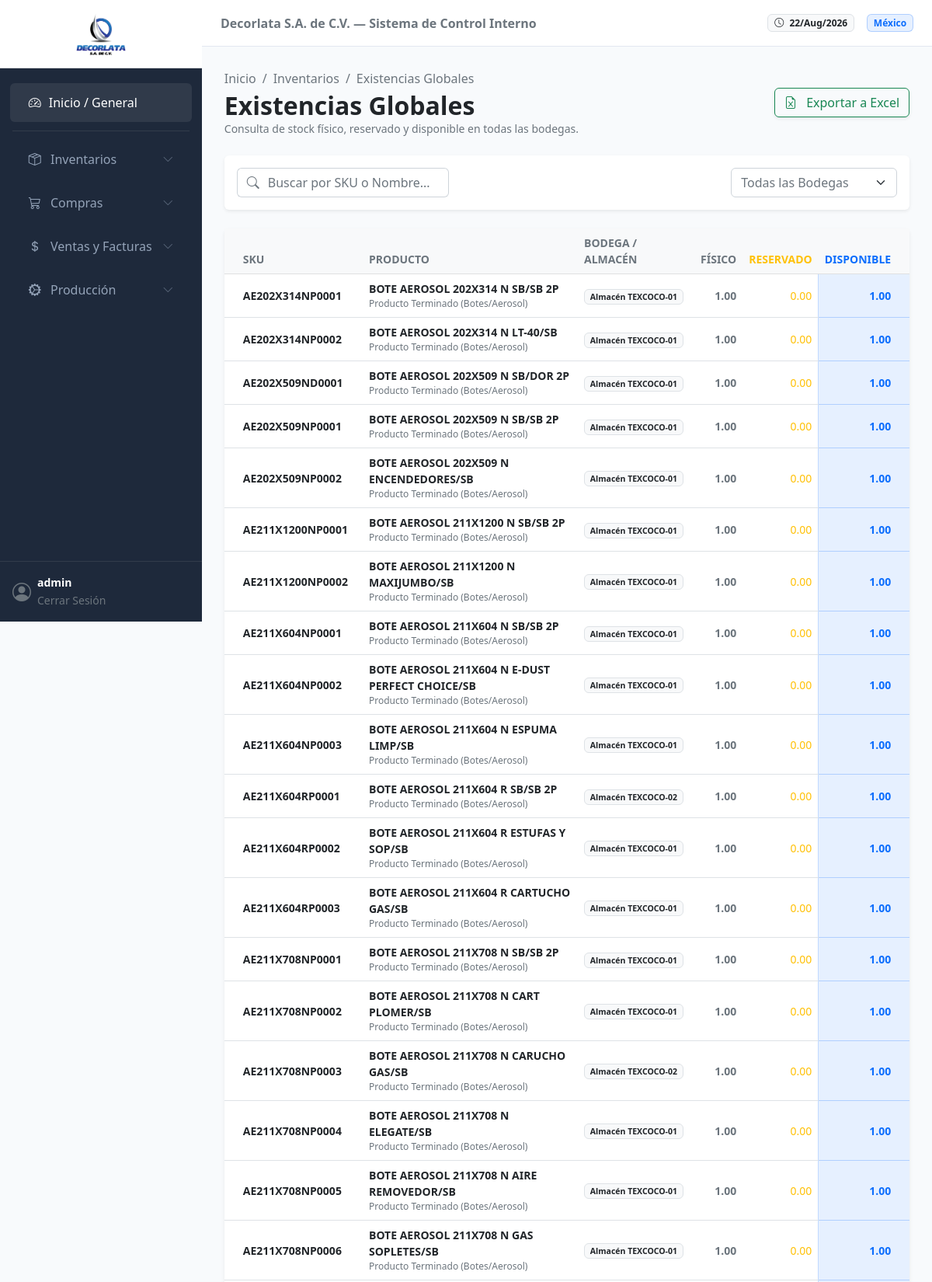
The page /inventario/existencias/ (signed in, upper part) on the database its author committed.
### inventario/models.py (models this page shows, shortened)
class Stock(models.Model):
    producto = models.ForeignKey(Producto, on_delete=models.CASCADE)
    bodega = models.ForeignKey(Bodega, on_delete=models.PROTECT)
    cantidad = models.DecimalField(
        max_digits=18, decimal_places=6, default=Decimal('0.000000'), validators=[MinValueValidator(Decimal('0.000000'))]
    )
    cantidad_reservada = models.DecimalField(
        max_digits=18, decimal_places=6, default=Decimal('0.000000'),
        help_text="Stock apartado para Órdenes de Producción o Pedidos de Venta"
    )
    ubicacion_especifica = models.CharField(max_length=50, blank=True, null=True, help_text="Ej: Pasillo A, Estante 4")
    stock_minimo = models.DecimalField(max_digits=18, decimal_places=6, default=Decimal('0.000000'), help_text="Alerta de stock mínimo")
    fecha_ultima_actualizacion = models.DateTimeField(auto_now=True)
    class Meta:
        verbose_name = "Existencia (Stock)"
        verbose_name_plural = "Existencias por Ubicación"
        unique_together = ('producto', 'bodega')
    @property
    def cantidad_disponible(self):
        return self.cantidad - self.cantidad_reservada

class Producto(models.Model):
    MATERIA_PRIMA = 'MP'
    COMPONENTE = 'CP'
    PRODUCTO_TERMINADO = 'PT'
    TIPO_PRODUCTO_CHOICES = [
        (MATERIA_PRIMA, 'Materia Prima (Químicos/Hojalata)'),
        (COMPONENTE, 'Componente (Válvulas/Tapas)'),
        (PRODUCTO_TERMINADO, 'Producto Terminado (Botes/Aerosol)'),
    ]
    nombre = models.CharField(max_length=255)
    sku = models.CharField(max_length=50, unique=True, help_text="Ej: AE-001 (Aerosol) o MP-BAR-EPO (Barniz)")
    descripcion = models.TextField(blank=True, null=True)
    tipo = models.CharField(max_length=2, choices=TIPO_PRODUCTO_CHOICES, default=PRODUCTO_TERMINADO)
    unidad_medida = models.ForeignKey(UnidadMedida, on_delete=models.PROTECT, help_text="Ej: Pza, Kg")
    moneda_base_costo = models.ForeignKey(
        Moneda, on_delete=models.PROTECT, related_name='productos_costo', help_text="Moneda en la que se rastrea el costo promedio"
    )
    moneda_base_venta = models.ForeignKey(
        Moneda, on_delete=models.PROTECT, related_name='productos_venta', help_text="Moneda de referencia para precios de venta"
    )
    costo_promedio_mxn = models.DecimalField(
        max_digits=18, decimal_places=6, default=Decimal('0.000000'), help_text="Costo promedio unitario en MXN para contabilidad"
    )
    class Meta:
        verbose_name = "Producto"
        verbose_name_plural = "Catálogo de Productos"

class Bodega(models.Model):
    codigo = models.CharField(max_length=20, unique=True)
    nombre = models.CharField(max_length=100)
    descripcion = models.TextField(blank=True, null=True)
    class Meta:
        verbose_name = "Bodega / Almacén"
        verbose_name_plural = "Bodegas / Almacenes"

### inventario/views.py (the view)
# urls.py: path('existencias/', views.existencias_view, name='existencias'),
@login_required
def existencias_view(request):
    existencias = Stock.objects.select_related('producto', 'bodega').all().order_by('producto__sku', 'bodega__nombre')
    query = request.GET.get('q', '').strip()
    bodega_id = request.GET.get('bodega', '').strip()
    if query:
        existencias = existencias.filter(
            Q(producto__sku__icontains=query) | Q(producto__nombre__icontains=query)
        )
    if bodega_id:
        existencias = existencias.filter(bodega_id=bodega_id)
    if request.headers.get('HX-Request'):
        return render(request, 'inventario/partials/_tabla_existencias.html', {'existencias': existencias})
    bodegas = Bodega.objects.all() # Traemos las bodegas reales para el filtro
    return render(request, 'inventario/existencias.html', {
        'existencias': existencias,
        'bodegas': bodegas,
        'query': query
    })

### inventario/templates/inventario/existencias.html (shortened to what this page needs)
{% extends 'general/base.html' %}
{% load static %}
{% block content %}
<div class="d-flex justify-content-between align-items-center mb-4 flex-wrap gap-3">
    <div>
        <nav aria-label="breadcrumb">
            <ol class="breadcrumb mb-1 small">
                <li class="breadcrumb-item"><a href="{% url 'general:dashboard' %}" class="text-decoration-none text-muted">Inicio</a></li>
                <li class="breadcrumb-item"><a href="#" class="text-decoration-none text-muted">Inventarios</a></li>
                <li class="breadcrumb-item active" aria-current="page">Existencias Globales</li>
            </ol>
        </nav>
        <h2 class="fw-bold text-dark mb-0">Existencias Globales</h2>
        <p class="text-muted mb-0 small">Consulta de stock físico, reservado y disponible en todas las bodegas.</p>
    </div>
    <div>
        <button class="btn btn-outline-success shadow-sm" title="Exportar a Excel">
            <i class="bi bi-file-earmark-excel me-2"></i> Exportar a Excel
        </button>
    </div>
</div>
<div class="card border-0 shadow-sm mb-4">
    <div class="card-body p-3">
        <div class="row g-3 align-items-center">
            <div class="col-12 col-md-6 col-lg-4">
                <div class="input-group">
                    <span class="input-group-text bg-white border-end-0 text-muted"><i class="bi bi-search"></i></span>
                    <input type="text"
                        value="{{ query }}"
                        class="form-control border-start-0 ps-0"
                        placeholder="Buscar por SKU o Nombre..."
                        name="q"
                        hx-get="{% url 'inventario:existencias' %}"
                        hx-trigger="keyup changed delay:400ms, search"
                        hx-target="#tabla-existencias-container"
                        hx-indicator="#loading-indicator"
                        hx-include="[name='bodega']">
                </div>
            </div>
            <div class="col-12 col-md-6 col-lg-8 d-flex justify-content-md-end gap-2">
                <select class="form-select w-auto text-muted small" name="bodega"
                        hx-get="{% url 'inventario:existencias' %}"
                        hx-trigger="change"
                        hx-target="#tabla-existencias-container"
                        hx-include="[name='q']">
                    <option value="">Todas las Bodegas</option>
                </select>
            </div>
        </div>
    </div>
</div>
<div id="tabla-existencias-container">
    {% include 'inventario/partials/_tabla_existencias.html' %}
</div>
{% endblock %}

### general/templates/general/base.html (shortened to what this page needs)
{% load static %}
<!DOCTYPE html>
<html lang="es">
<head>
    <link href="https://cdn.jsdelivr.net/npm/bootstrap@5.2.3/dist/css/bootstrap.min.css" rel="stylesheet">
    <link rel="stylesheet" href="https://cdn.jsdelivr.net/npm/bootstrap-icons@1.10.5/font/bootstrap-icons.css">
</head>
<body hx-headers='{"X-CSRFToken": "{{ csrf_token }}"}'>
    <nav class="sidebar d-flex flex-column" id="sidebarMenu">
        <div class="p-3 text-center border-bottom border-secondary border-opacity-25 bg-white">
            <img src="{% static 'general/img/logo_decorlata.png' %}" alt="Decorlata" class="img-fluid" style="max-height: 55px; width: auto;">
        </div>
        <div class="nav flex-column mt-3 flex-grow-1">
            <a href="{% url 'general:dashboard' %}" class="nav-link active">
                <i class="bi bi-speedometer2"></i> Inicio / General
            </a>
            <hr class="text-secondary mx-3 my-2 opacity-25">
            <a href="#submenuInventario" data-bs-toggle="collapse" class="nav-link d-flex justify-content-between align-items-center" aria-expanded="false">
                <span><i class="bi bi-box-seam me-2"></i> Inventarios</span>
                <i class="bi bi-chevron-down small opacity-50"></i>
            </a>
            <a href="#submenuCompras" data-bs-toggle="collapse" class="nav-link d-flex justify-content-between align-items-center" aria-expanded="false">
                <span><i class="bi bi-cart3 me-2"></i> Compras</span>
                <i class="bi bi-chevron-down small opacity-50"></i>
            </a>
            <a href="#submenuVentas" data-bs-toggle="collapse" class="nav-link d-flex justify-content-between align-items-center" aria-expanded="false">
                <span><i class="bi bi-currency-dollar me-2"></i> Ventas y Facturas</span>
                <i class="bi bi-chevron-down small opacity-50"></i>
            </a>
            <a href="#submenuProduccion" data-bs-toggle="collapse" class="nav-link d-flex justify-content-between align-items-center" aria-expanded="false">
                <span><i class="bi bi-gear-wide-connected me-2"></i> Producción</span>
                <i class="bi bi-chevron-down small opacity-50"></i>
            </a>
        </div>
        <div class="p-3 border-top border-secondary border-opacity-25">
            <div class="d-flex align-items-center text-white">
                <i class="bi bi-person-circle fs-4 me-2 text-muted"></i>
                <div class="overflow-hidden">
                    <p class="mb-0 small fw-bold text-truncate">{{ user.username }}</p>
                    <a href="/admin/logout/" class="text-decoration-none text-muted small">Cerrar Sesión</a>
                </div>
            </div>
        </div>
    </nav>
    <div class="main-wrapper">
        <header class="top-navbar d-flex align-items-center justify-content-between px-4">
            <div class="d-flex align-items-center gap-3">
                <span class="text-secondary fw-semibold d-none d-lg-inline">Decorlata S.A. de C.V. — Sistema de Control Interno</span>
            </div>
            <div class="ms-auto d-flex align-items-center gap-3">
                <span class="badge bg-light text-dark border"><i class="bi bi-clock me-1"></i> {% now "d/M/Y" %}</span>
                <span class="badge bg-primary bg-opacity-10 text-primary border border-primary border-opacity-25">México</span>
            </div>
        </header>
        <main class="content-container" id="main-content">
            {% block content %}{% endblock %}
        </main>
    </div>
</body>
</html>

### inventario/templates/inventario/partials/_tabla_existencias.html (shortened to what this page needs)
<div class="card border-0 shadow-sm">
    <div class="card-body p-0">
        <div class="table-responsive">
            <table class="table table-hover align-middle mb-0">
                <thead class="table-light text-muted small text-uppercase">
                    <tr>
                        <th class="ps-4">SKU</th>
                        <th>Producto</th>
                        <th>Bodega / Almacén</th>
                        <th class="text-end">Físico</th>
                        <th class="text-end text-warning">Reservado</th>
                        <th class="text-end pe-4 text-primary">Disponible</th>
                    </tr>
                </thead>
                <tbody class="text-secondary small">
                    {% for item in existencias %}
                    <tr>
                        <td class="ps-4 fw-bold text-dark">{{ item.producto.sku }}</td>
                        <td>
                            <div class="d-flex flex-column">
                                <span class="fw-semibold text-dark">{{ item.producto.nombre }}</span>
                                <span class="text-muted" style="font-size: 0.75rem;">{{ item.producto.get_tipo_display }}</span>
                            </div>
                        </td>
                        <td>
                            <span class="badge bg-light text-dark border">{{ item.bodega.nombre }}</span>
                        </td>
                        <td class="text-end fw-semibold">{{ item.cantidad|floatformat:2 }}</td>
                        <td class="text-end text-warning">{{ item.cantidad_reservada|floatformat:2 }}</td>
                        <td class="text-end pe-4 fw-bold bg-primary bg-opacity-10 text-primary border-start border-primary border-opacity-25">
                            {{ item.cantidad_disponible|floatformat:2 }}
                        </td>
                    </tr>
                    {% endfor %}
                </tbody>
            </table>
        </div>
    </div>
</div>

### general/templates/general/base.html (style rules this page uses)
:root { --sidebar-width: 260px; --primary-dark: #1e293b; --bg-light: #f8fafc; }
body { background-color: var(--bg-light); font-family: system-ui, -apple-system, sans-serif; overflow-x: hidden; }
.sidebar { width: var(--sidebar-width); height: 100vh; position: fixed; top: 0; left: 0; background-color: var(--primary-dark); z-index: 1000; transition: all 0.3s; }
.sidebar .nav-link { color: #94a3b8; padding: 0.8rem 1.5rem; display: flex; align-items: center; gap: 10px; border-radius: 0.375rem; margin: 0.2rem 0.8rem; }
.sidebar .nav-link:hover, .sidebar .nav-link.active { color: #fff; background-color: rgba(255, 255, 255, 0.08); }
.main-wrapper { margin-left: var(--sidebar-width); min-height: 100vh; display: flex; flex-direction: column; }
.top-navbar { background-color: #fff; border-bottom: 1px solid #e2e8f0; height: 60px; }
.content-container { padding: 1.8rem; flex-grow: 1; }

### rows shown on the page
Stock: producto.sku "AE202X314NP0001", producto.nombre "BOTE AEROSOL 202X314 N SB/SB 2P", producto.tipo "Producto Terminado (Botes/Aerosol)", bodega.nombre "Almacén TEXCOCO-01", cantidad "1.00", cantidad_reservada "0.00", cantidad_disponible "1.00"
Stock: producto.sku "AE202X314NP0002", producto.nombre "BOTE AEROSOL 202X314 N LT-40/SB", producto.tipo "Producto Terminado (Botes/Aerosol)", bodega.nombre "Almacén TEXCOCO-01", cantidad "1.00", cantidad_reservada "0.00", cantidad_disponible "1.00"
Stock: producto.sku "AE202X509ND0001", producto.nombre "BOTE AEROSOL 202X509 N SB/DOR 2P", producto.tipo "Producto Terminado (Botes/Aerosol)", bodega.nombre "Almacén TEXCOCO-01", cantidad "1.00", cantidad_reservada "0.00", cantidad_disponible "1.00"
Stock: producto.sku "AE202X509NP0001", producto.nombre "BOTE AEROSOL 202X509 N SB/SB 2P", producto.tipo "Producto Terminado (Botes/Aerosol)", bodega.nombre "Almacén TEXCOCO-01", cantidad "1.00", cantidad_reservada "0.00", cantidad_disponible "1.00"
Stock: producto.sku "AE202X509NP0002", producto.nombre "BOTE AEROSOL 202X509 N ENCENDEDORES/SB", producto.tipo "Producto Terminado (Botes/Aerosol)", bodega.nombre "Almacén TEXCOCO-01", cantidad "1.00", cantidad_reservada "0.00", cantidad_disponible "1.00"
Stock: producto.sku "AE211X1200NP0001", producto.nombre "BOTE AEROSOL 211X1200 N SB/SB 2P", producto.tipo "Producto Terminado (Botes/Aerosol)", bodega.nombre "Almacén TEXCOCO-01", cantidad "1.00", cantidad_reservada "0.00", cantidad_disponible "1.00"
Stock: producto.sku "AE211X1200NP0002", producto.nombre "BOTE AEROSOL 211X1200 N MAXIJUMBO/SB", producto.tipo "Producto Terminado (Botes/Aerosol)", bodega.nombre "Almacén TEXCOCO-01", cantidad "1.00", cantidad_reservada "0.00", cantidad_disponible "1.00"
Stock: producto.sku "AE211X604NP0001", producto.nombre "BOTE AEROSOL 211X604 N SB/SB 2P", producto.tipo "Producto Terminado (Botes/Aerosol)", bodega.nombre "Almacén TEXCOCO-01", cantidad "1.00", cantidad_reservada "0.00", cantidad_disponible "1.00"
Stock: producto.sku "AE211X604NP0002", producto.nombre "BOTE AEROSOL 211X604 N E-DUST PERFECT CHOICE/SB", producto.tipo "Producto Terminado (Botes/Aerosol)", bodega.nombre "Almacén TEXCOCO-01", cantidad "1.00", cantidad_reservada "0.00", cantidad_disponible "1.00"
Stock: producto.sku "AE211X604NP0003", producto.nombre "BOTE AEROSOL 211X604 N ESPUMA LIMP/SB", producto.tipo "Producto Terminado (Botes/Aerosol)", bodega.nombre "Almacén TEXCOCO-01", cantidad "1.00", cantidad_reservada "0.00", cantidad_disponible "1.00"
Stock: producto.sku "AE211X604RP0001", producto.nombre "BOTE AEROSOL 211X604 R SB/SB 2P", producto.tipo "Producto Terminado (Botes/Aerosol)", bodega.nombre "Almacén TEXCOCO-02", cantidad "1.00", cantidad_reservada "0.00", cantidad_disponible "1.00"
Stock: producto.sku "AE211X604RP0002", producto.nombre "BOTE AEROSOL 211X604 R ESTUFAS Y SOP/SB", producto.tipo "Producto Terminado (Botes/Aerosol)", bodega.nombre "Almacén TEXCOCO-01", cantidad "1.00", cantidad_reservada "0.00", cantidad_disponible "1.00"
Stock: producto.sku "AE211X604RP0003", producto.nombre "BOTE AEROSOL 211X604 R CARTUCHO GAS/SB", producto.tipo "Producto Terminado (Botes/Aerosol)", bodega.nombre "Almacén TEXCOCO-01", cantidad "1.00", cantidad_reservada "0.00", cantidad_disponible "1.00"
Stock: producto.sku "AE211X708NP0001", producto.nombre "BOTE AEROSOL 211X708 N SB/SB 2P", producto.tipo "Producto Terminado (Botes/Aerosol)", bodega.nombre "Almacén TEXCOCO-01", cantidad "1.00", cantidad_reservada "0.00", cantidad_disponible "1.00"
Stock: producto.sku "AE211X708NP0002", producto.nombre "BOTE AEROSOL 211X708 N CART PLOMER/SB", producto.tipo "Producto Terminado (Botes/Aerosol)", bodega.nombre "Almacén TEXCOCO-01", cantidad "1.00", cantidad_reservada "0.00", cantidad_disponible "1.00"
Stock: producto.sku "AE211X708NP0003", producto.nombre "BOTE AEROSOL 211X708 N CARUCHO GAS/SB", producto.tipo "Producto Terminado (Botes/Aerosol)", bodega.nombre "Almacén TEXCOCO-02", cantidad "1.00", cantidad_reservada "0.00", cantidad_disponible "1.00"
Stock: producto.sku "AE211X708NP0004", producto.nombre "BOTE AEROSOL 211X708 N ELEGATE/SB", producto.tipo "Producto Terminado (Botes/Aerosol)", bodega.nombre "Almacén TEXCOCO-01", cantidad "1.00", cantidad_reservada "0.00", cantidad_disponible "1.00"
Stock: producto.sku "AE211X708NP0005", producto.nombre "BOTE AEROSOL 211X708 N AIRE REMOVEDOR/SB", producto.tipo "Producto Terminado (Botes/Aerosol)", bodega.nombre "Almacén TEXCOCO-01", cantidad "1.00", cantidad_reservada "0.00", cantidad_disponible "1.00"
Stock: producto.sku "AE211X708NP0006", producto.nombre "BOTE AEROSOL 211X708 N GAS SOPLETES/SB", producto.tipo "Producto Terminado (Botes/Aerosol)", bodega.nombre "Almacén TEXCOCO-01", cantidad "1.00", cantidad_reservada "0.00", cantidad_disponible "1.00"

### other values the page prints
{{ user.username }} "admin"
